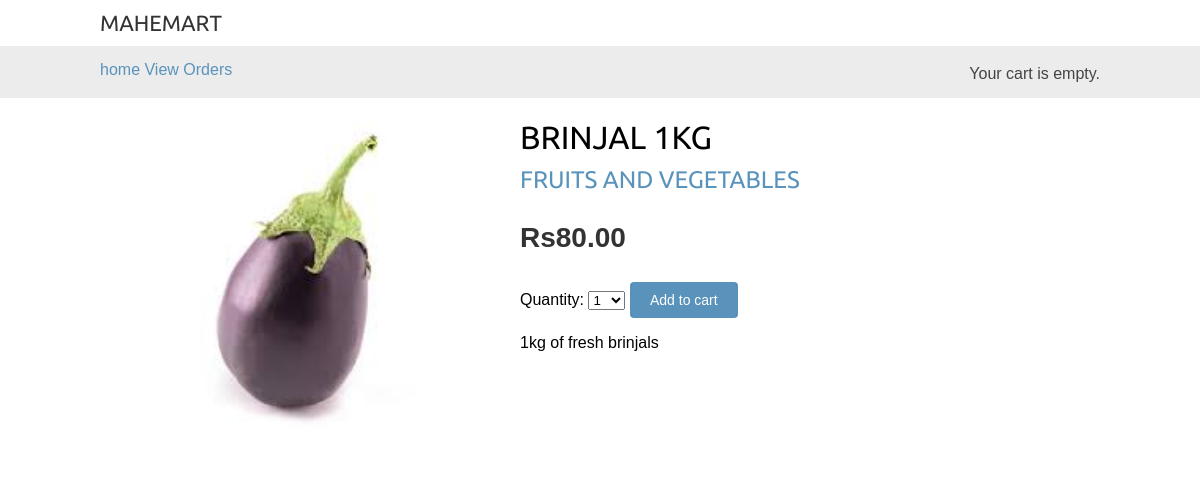
Screenshot of /9/brinjal-1kg/ with the database file from the repository.
### shop/models.py (models this page shows, shortened)
class Product(models.Model):
    category = models.ForeignKey(Category,
                                 related_name='products',
                                 on_delete=models.CASCADE)
    name = models.CharField(max_length=200)
    slug = models.SlugField(max_length=200)
    image = models.ImageField(upload_to='products/%Y/%m/%d',
                              blank=True)
    description = models.TextField(blank=True)
    price = models.DecimalField(max_digits=10,
                                decimal_places=2)
    available = models.BooleanField(default=True)
    created = models.DateTimeField(auto_now_add=True)
    updated = models.DateTimeField(auto_now=True)
    class Meta:
        ordering = ['name']
        indexes = [
            models.Index(fields=['id', 'slug']),
            models.Index(fields=['name']),
            models.Index(fields=['-created']),
        ]

class Category(models.Model):
    name = models.CharField(max_length=200)
    slug = models.SlugField(max_length=200,
                            unique=True)
    class Meta:
        ordering = ['name']
        indexes = [
            models.Index(fields=['name']),
        ]
        verbose_name = 'category'
        verbose_name_plural = 'categories'
    def __str__(self):
        return self.name
    def get_absolute_url(self):
        return reverse('shop:product_list_by_category',
                       args=[self.slug])

### shop/views.py (the view)
# urls.py: path('<int:id>/<slug:slug>/', views.product_detail,
def product_detail(request, id, slug):
    product = get_object_or_404(Product,
                                id=id,
                                slug=slug,
                                available=True)
    cart_product_form = CartAddProductForm()
    return render(request,
                  'shop/product/detail.html',
                  {'product': product,
                   'cart_product_form': cart_product_form})

### cart/forms.py
class CartAddProductForm(forms.Form):
    quantity = forms.TypedChoiceField(
                                choices=PRODUCT_QUANTITY_CHOICES,
                                coerce=int)
    override = forms.BooleanField(required=False,
                                  initial=False,
                                  widget=forms.HiddenInput)

### cart/cart.py (called while the page is built)
    def __len__(self):
        return sum(item['quantity'] for item in self.cart.values())

### cart/context_processors.py (called while the page is built)
def cart(request):
    return {'cart': Cart(request)}

### shop/templates/shop/product/detail.html (shortened to what this page needs)
{% extends "shop/base.html" %}
{% load static %}
{% block content %}
  <div class="product-detail">
    <img src="{% if product.image %}{{ product.image.url }}{% else %}
    {% static "img/no_image.png" %}{% endif %}">
    <h1>{{ product.name }}</h1>
    <h2>
      <a href="{{ product.category.get_absolute_url }}">
        {{ product.category }}
      </a>
    </h2>
    <p class="price">Rs{{ product.price }}</p>
    <form action="{% url "cart:cart_add" product.id %}" method="post">
      {{ cart_product_form }}
      <input type="submit" value="Add to cart">
    </form>
    {{ product.description|linebreaks }}
  </div>
{% endblock %}

### shop/static/css/base.css (style rules this page uses)
body { margin:0; padding:0; font-family:helvetica, sans-serif; }
h1, h2, h3, h4, h5 , h6 { font-family: 'Ubuntu', sans-serif; font-weight:normal; }
a { text-decoration:none; color:#5993bb; }
a.button, input[type="submit"] { color:#fff; background:#5993bb; border-radius:4px; padding:10px 20px; font-size:14px; border:0; }
.product-detail { text-align:justify; }
.product-detail .price { color:#333; font-size:28px; font-weight:bold; }
.product-detail img { width:40%; float:left; padding:0 20px 20px 0; }
.product-detail h1 { margin-bottom:0; }
.product-detail h2 { margin-top:10px; }

### rows the page displays
Product: image (picture), name "BRINJAL 1KG", category "FRUITS AND VEGETABLES", price "80.00", description "1kg of fresh brinjals"
